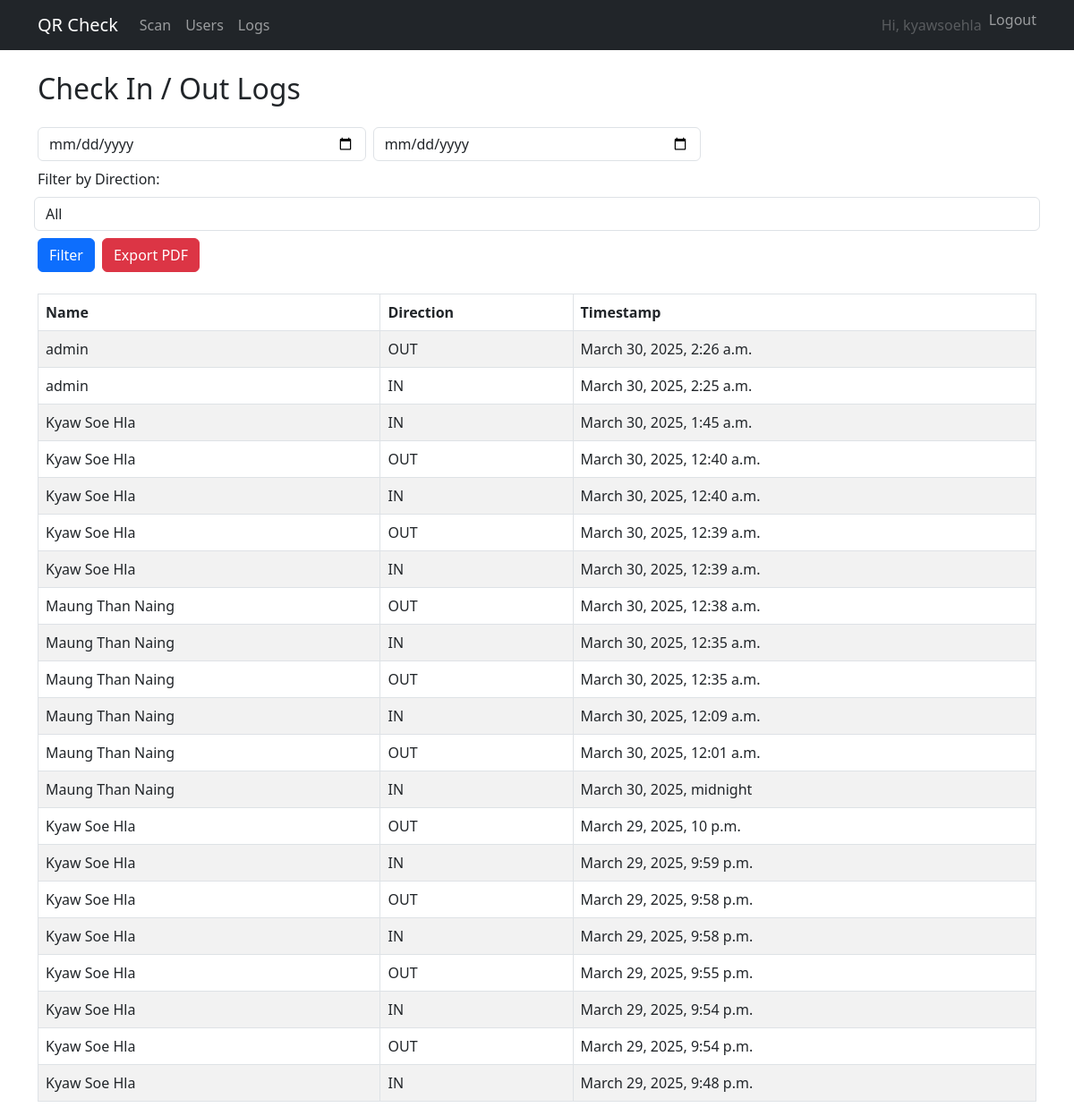
Page /logs/ (signed in) on the committed database.
### scanner/models.py (models this page shows, shortened)
class QRLog(models.Model):
    user = models.ForeignKey(User, on_delete=models.CASCADE)
    direction = models.CharField(max_length=10, choices=[('in', 'IN'), ('out', 'OUT')])
    timestamp = models.DateTimeField(default=timezone.now)

### scanner/views.py (the view)
# urls.py: path('logs/', views.qr_logs_view, name='qr_logs'),
@login_required
def qr_logs_view(request):
    logs = QRLog.objects.select_related('user').all().order_by('-timestamp')
    direction = request.GET.get('direction')
    start_date = request.GET.get('start')
    end_date = request.GET.get('end')
    if start_date and end_date and direction:
        logs = logs.filter(timestamp__date__range=(start_date, end_date), direction=direction)
    return render(request, "scanner/logs.html", {
        "logs": logs,
        "start": start_date,
        "end": end_date
    })

### scanner/templates/scanner/logs.html (shortened to what this page needs)
{% extends "scanner/base.html" %}
{% block content %}
  <h2 class="mb-4">Check In / Out Logs</h2>
  <form method="get" class="row g-2 mb-4">
    <div class="col-md-4">
      <input type="date" name="start" value="{{ start }}" class="form-control" >
    </div>
    <div class="col-md-4">
      <input type="date" name="end" value="{{ end }}" class="form-control" >
    </div>
    <label for="direction">Filter by Direction:</label>
    <select name="direction" id="direction" class="form-control" >
        <option value="">All</option>
    </select>
    <div class="col-md-4 d-flex">
      <button class="btn btn-primary me-2">Filter</button>
      <a href="{% url 'export_logs_pdf' %}" class="btn btn-danger">Export PDF</a>
    </div>
  </form>
  <table class="table table-bordered table-striped">
    <thead>
      <tr>
        <th>Name</th>
        <th>Direction</th>
        <th>Timestamp</th>
      </tr>
    </thead>
    <tbody>
      {% for log in logs %}
      <tr>
        <td>{{ log.user.get_full_name|default:log.user.username }}</td>
        <td>{{ log.direction|upper }}</td>
        <td>{{ log.timestamp }}</td>
      </tr>
      {% empty %}
      <tr><td colspan="3">No logs found.</td></tr>
      {% endfor %}
    </tbody>
  </table>
  </div>
{% endblock %}

### scanner/templates/scanner/base.html (shortened to what this page needs)
<!DOCTYPE html>
<html>
<head>
  <link rel="stylesheet" href="https://cdn.jsdelivr.net/npm/bootstrap@5.3.0/dist/css/bootstrap.min.css">
</head>
<body>
<nav class="navbar navbar-expand-lg navbar-dark bg-dark mb-4">
  <div class="container">
    <a class="navbar-brand" href="/">QR Check</a>
    <div class="collapse navbar-collapse" id="navbarNav">
      <ul class="navbar-nav me-auto">
        <li class="nav-item"><a class="nav-link" href="/">Scan</a></li>
        <li class="nav-item"><a class="nav-link" href="/users/">Users</a></li>
        <li class="nav-item"><a class="nav-link" href="/logs/">Logs</a></li>
      </ul>
      <ul class="navbar-nav ms-auto">
        {% if user.is_authenticated %}
          <li class="nav-item">
            <a class="nav-link disabled">Hi, {{ user.username }}</a>
          </li>
          <li class="nav-item">
            <form method="post" action="{% url 'logout' %}">
              <button type="submit" class="btn btn-link nav-link" style="display:inline; padding:0;">Logout</button>
            </form>
          </li>
        {% else %}
          <li class="nav-item"><a class="nav-link" href="{% url 'login' %}">Login</a></li>
          <li class="nav-item"><a class="nav-link" href="{% url 'register' %}">Register</a></li>
        {% endif %}
      </ul>
    </div>
  </div>
</nav>
<div class="container">
  {% block content %}{% endblock %}
</body>
</html>

### rows in the picture
QRLog: user.get_full_name "admin", direction "OUT", timestamp "March 30, 2025, 2:26 a.m."
QRLog: user.get_full_name "admin", direction "IN", timestamp "March 30, 2025, 2:25 a.m."
QRLog: user.get_full_name "Kyaw Soe Hla", direction "IN", timestamp "March 30, 2025, 1:45 a.m."
QRLog: user.get_full_name "Kyaw Soe Hla", direction "OUT", timestamp "March 30, 2025, 12:40 a.m."
QRLog: user.get_full_name "Kyaw Soe Hla", direction "IN", timestamp "March 30, 2025, 12:40 a.m."
QRLog: user.get_full_name "Kyaw Soe Hla", direction "OUT", timestamp "March 30, 2025, 12:39 a.m."
QRLog: user.get_full_name "Kyaw Soe Hla", direction "IN", timestamp "March 30, 2025, 12:39 a.m."
QRLog: user.get_full_name "Maung Than Naing", direction "OUT", timestamp "March 30, 2025, 12:38 a.m."
QRLog: user.get_full_name "Maung Than Naing", direction "IN", timestamp "March 30, 2025, 12:35 a.m."
QRLog: user.get_full_name "Maung Than Naing", direction "OUT", timestamp "March 30, 2025, 12:35 a.m."
QRLog: user.get_full_name "Maung Than Naing", direction "IN", timestamp "March 30, 2025, 12:09 a.m."
QRLog: user.get_full_name "Maung Than Naing", direction "OUT", timestamp "March 30, 2025, 12:01 a.m."
QRLog: user.get_full_name "Maung Than Naing", direction "IN", timestamp "March 30, 2025, midnight"
QRLog: user.get_full_name "Kyaw Soe Hla", direction "OUT", timestamp "March 29, 2025, 10 p.m."
QRLog: user.get_full_name "Kyaw Soe Hla", direction "IN", timestamp "March 29, 2025, 9:59 p.m."
QRLog: user.get_full_name "Kyaw Soe Hla", direction "OUT", timestamp "March 29, 2025, 9:58 p.m."
QRLog: user.get_full_name "Kyaw Soe Hla", direction "IN", timestamp "March 29, 2025, 9:58 p.m."
QRLog: user.get_full_name "Kyaw Soe Hla", direction "OUT", timestamp "March 29, 2025, 9:55 p.m."
QRLog: user.get_full_name "Kyaw Soe Hla", direction "IN", timestamp "March 29, 2025, 9:54 p.m."
QRLog: user.get_full_name "Kyaw Soe Hla", direction "OUT", timestamp "March 29, 2025, 9:54 p.m."
QRLog: user.get_full_name "Kyaw Soe Hla", direction "IN", timestamp "March 29, 2025, 9:48 p.m."

### other values in the picture
{{ user.username }} "kyawsoehla"
